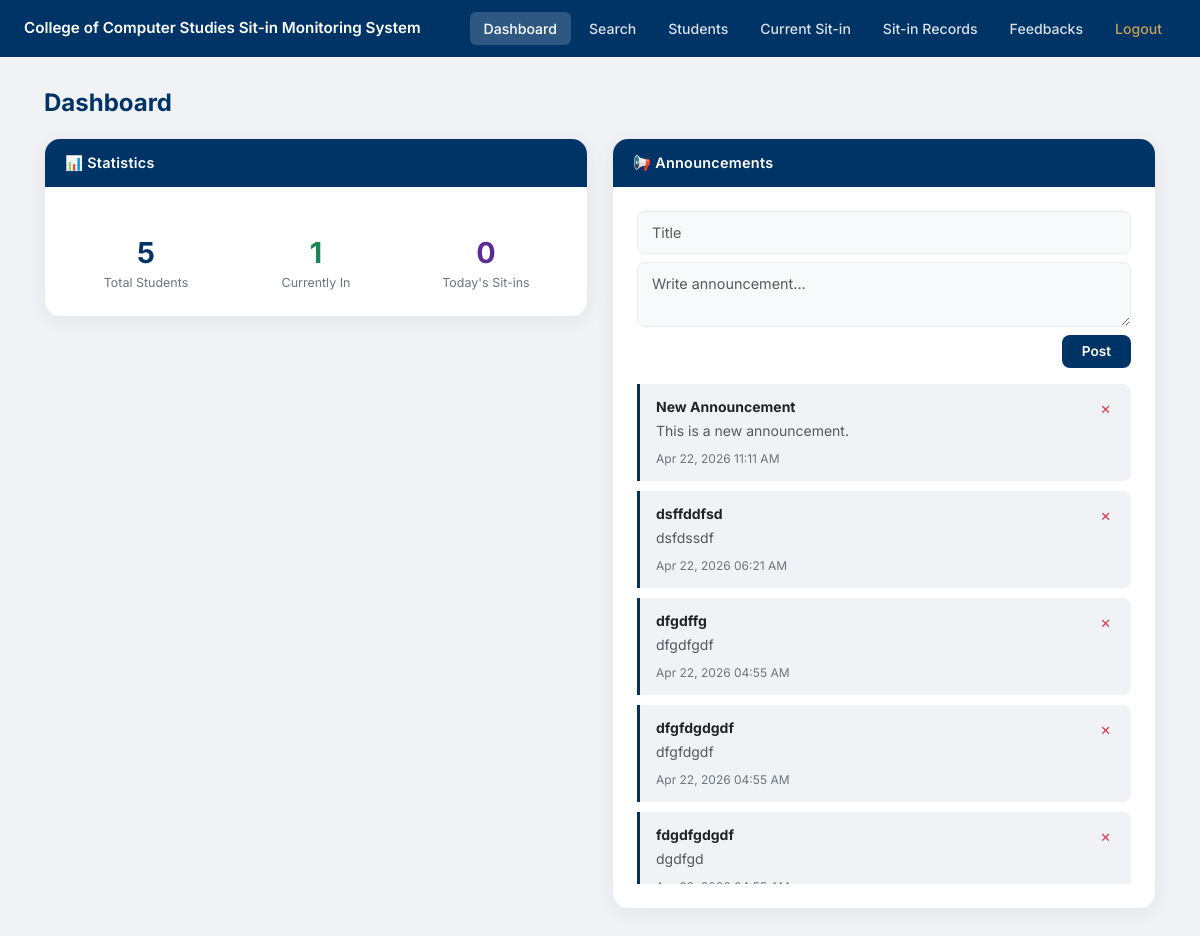
The app's page /admin/admindashboard.php?success=login (signed in) with its own data.
### tables this page shows
CREATE TABLE `announcements` (
  `id` int(11) NOT NULL,
  `title` varchar(255) NOT NULL,
  `content` text NOT NULL,
  `created_at` timestamp NOT NULL DEFAULT current_timestamp()
);

### admin/admindashboard.php (the view, shortened to what this page needs)
<?php
require_once '../includes/db.php';
require_once '../includes/header.php';
?>
<?php require_once '../includes/navbar_admin.php'; ?>
<div class="page-wrapper">
    <div class="container-fluid px-4">
        <h2 class="page-title">Dashboard</h2>
        <div class="row g-4">
            <div class="col-md-6">
                <div class="card-uc">
                    <div class="card-uc-header">📊 Statistics</div>
                    <div class="card-uc-body">
                        <?php
                        $total_students = mysqli_fetch_assoc(mysqli_query($conn, "SELECT COUNT(*) as t FROM students"))['t'];
                        $active_sitins  = mysqli_fetch_assoc(mysqli_query($conn, "SELECT COUNT(*) as t FROM sit_in_records WHERE time_out IS NULL"))['t'];
                        $today_sitins   = mysqli_fetch_assoc(mysqli_query($conn, "SELECT COUNT(*) as t FROM sit_in_records WHERE DATE(time_in) = CURDATE()"))['t'];
                        ?>
                        <div class="row text-center g-3 mt-1">
                            <div class="col-4">
                                <div class="stat-number"><?= $total_students ?></div>
                                <div class="stat-label">Total Students</div>
                            </div>
                            <div class="col-4">
                                <div class="stat-number" style="color:#198754;"><?= $active_sitins ?></div>
                                <div class="stat-label">Currently In</div>
                            </div>
                            <div class="col-4">
                                <div class="stat-number" style="color:var(--ccs-purple);"><?= $today_sitins ?></div>
                                <div class="stat-label">Today's Sit-ins</div>
                            </div>
                        </div>
                    </div>
                </div>
            </div>
            <div class="col-md-6">
                <div class="card-uc">
                    <div class="card-uc-header">📢 Announcements</div>
                    <div class="card-uc-body">
                        <form method="POST" action="/VelosoProject/admin/post_announcement.php" class="mb-3">
                            <div class="mb-2">
                                <input type="text" name="title" class="form-control form-control-sm"
                                       placeholder="Title" required>
                            </div>
                            <div class="mb-2">
                                <textarea name="content" class="form-control form-control-sm"
                                          rows="2" placeholder="Write announcement..." required></textarea>
                            </div>
                            <div class="d-flex justify-content-end">
                                <button type="submit" class="btn-primary-uc" style="padding:6px 20px; font-size:0.85rem;">Post</button>
                            </div>
                        </form>
                        <div class="announcements-scroll-area">
                            <?php
                            $anns = mysqli_query($conn, "SELECT * FROM announcements ORDER BY created_at DESC");
                            if (mysqli_num_rows($anns) > 0):
                                while ($ann = mysqli_fetch_assoc($anns)):
                            ?>
                                <div class="announcement-item">
                                    <div class="d-flex justify-content-between align-items-start">
                                        <strong class="small"><?= htmlspecialchars($ann['title']) ?></strong>
                                        <form method="POST" action="/VelosoProject/admin/post_announcement.php"
                                              onsubmit="return confirm('Delete this announcement?')" style="margin:0;">
                                            <button type="submit" class="btn-delete-ann">✕</button>
                                        </form>
                                    </div>
                                    <p class="small text-muted mb-1"><?= nl2br(htmlspecialchars($ann['content'])) ?></p>
                                    <span class="announcement-date"><?= date('M d, Y h:i A', strtotime($ann['created_at'])) ?></span>
                                </div>
                            <?php endwhile; else: ?>
                                <p class="text-muted text-center mt-2">No announcements yet.</p>
                            <?php endif; ?>
                        </div>
                    </div>
                </div>
            </div>
        </div>
    </div>
</div>
<?php require_once '../includes/footer.php'; ?>

### assets/style.css (style rules this page uses)
:root { --uc-blue: #003366; --ccs-purple: #5c2c90; --ccs-gold: #c5a059; --bg-light: #f0f2f5; --border: #e9ecef; --text-muted: #6c757d; }
body { background: var(--bg-light); font-family: 'Inter', sans-serif; min-height: 100vh; display: flex; flex-direction: column; align-items: center; justify-content: flex-start; }
.btn-primary-uc { background: var(--uc-blue); color: white; border: none; padding: 10px 20px; font-weight: 600; border-radius: 8px; transition: background 0.2s, transform 0.2s, box-shadow 0.2s; cursor: pointer; text-decoration: none; display: inline-block; }
.btn-delete-ann { background: none; border: none; color: #dc3545; font-size: 0.8rem; cursor: pointer; padding: 0 4px; line-height: 1; }
.form-control { border-radius: 8px; padding: 10px 14px; background: #f8f9fa; border: 1px solid var(--border); transition: border-color 0.2s, background 0.2s, box-shadow 0.2s; font-size: 0.9rem; }
.page-wrapper { width: 100%; padding: 32px 20px 60px; }
.page-title { color: var(--uc-blue); font-weight: 700; font-size: 1.5rem; margin-bottom: 20px; }
.card-uc { background: white; border-radius: 16px; border: 1px solid var(--border); box-shadow: 0 4px 20px rgba(0, 0, 0, 0.06); overflow: hidden; }
.card-uc-header { background: var(--uc-blue); color: white; font-weight: 600; font-size: 0.9rem; padding: 13px 20px; letter-spacing: 0.02em; }
.card-uc-body { padding: 24px; }
.announcements-scroll-area { max-height: 320px; overflow-y: auto; }
.announcement-item { background: var(--bg-light); border-left: 3px solid var(--uc-blue); border-radius: 0 8px 8px 0; padding: 12px 16px; margin-bottom: 10px; }
.announcement-date { font-size: 0.75rem; color: var(--text-muted); }
.announcements-scroll-area, .rules-scroll-area { height: 500px; max-height: 500px; }
.stat-number { font-size: 1.8rem; font-weight: 700; color: var(--uc-blue); }
.stat-label { font-size: 0.78rem; color: var(--text-muted); }

### records on screen
announcements: title "New Announcement", content "This is a new announcement.", created_at "Apr 22, 2026 11:11 AM"
announcements: title "dsffddfsd", content "dsfdssdf", created_at "Apr 22, 2026 06:21 AM"
announcements: title "dfgdffg", content "dfgdfgdf", created_at "Apr 22, 2026 04:55 AM"
announcements: title "dfgfdgdgdf", content "dfgfdgdf", created_at "Apr 22, 2026 04:55 AM"
announcements: title "fdgdfgdgdf", content "dgdfgd"

### other values on screen
$total_students "5"
$active_sitins "1"
$today_sitins "0"
